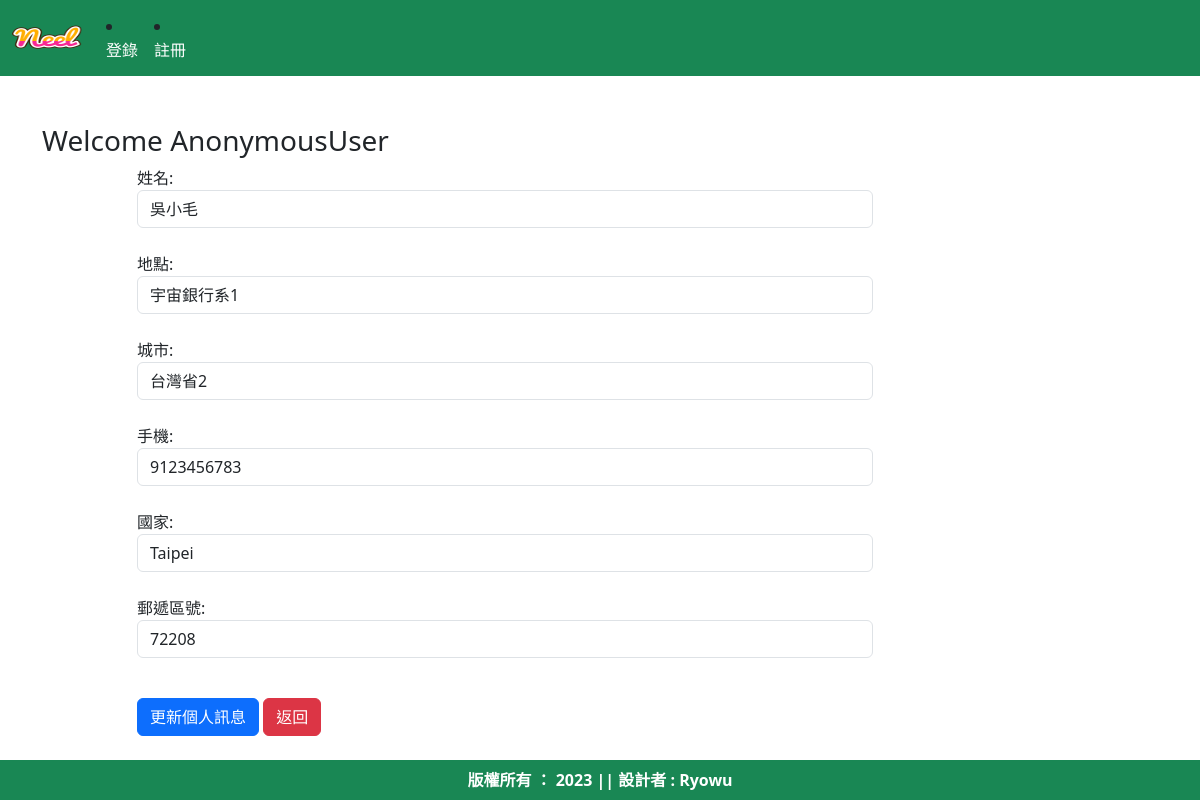
Screenshot of /updateAddress/1 with the database file from the repository.
### app/models.py (models this page shows, shortened)
class Customer(models.Model):
    user = models.ForeignKey(User,on_delete=models.CASCADE)
    name = models.CharField(max_length=200)
    locality = models.CharField(max_length=200)
    city=models.CharField(max_length=50)
    mobile = models.IntegerField(default=0)
    zipcode = models.IntegerField()
    state=models.CharField(choices=STATE_CHOICES, max_length=100)

### app/views.py (the view, shortened to what this page needs)
# urls.py: path('updateAddress/<int:pk>', views.updateAddress.as_view(),name='updateAddress'),
class updateAddress(View):
    def get(self,request,pk):
        add = Customer.objects.get(pk=pk)
        form = CustomerProfileForm(instance=add)
        return render(request,'app/updateAddress.html',locals())

### app/forms.py
class CustomerProfileForm(forms.ModelForm):
    class Meta:
        model = Customer
        fields = ['name','locality','city','mobile','state','zipcode']
        widgets={
            'name':forms.TextInput(attrs={'class': 'form-control'}),
            'locality':forms.TextInput(attrs={'class': 'form-control'}),
            'city':forms.TextInput(attrs={'class': 'form-control'}),
            'mobile':forms.NumberInput(attrs={'class': 'form-control'}),
            'state':forms.Select(attrs={'class': 'form-control'}),
            'zipcode':forms.NumberInput(attrs={'class': 'form-control'}),
        }
    def __init__(self, *args, **kwargs):
        super(CustomerProfileForm, self).__init__(*args, **kwargs)
        self.fields['name'].label = "姓名"
        self.fields['locality'].label = "地點"
        self.fields['city'].label = "城市"
        self.fields['mobile'].label = "手機"
        self.fields['state'].label = "國家"
        self.fields['zipcode'].label = "郵遞區號"

### app/templates/app/updateAddress.html (shortened to what this page needs)
{% extends 'app/base.html' %}
{% load static %}
{% block main-content %}
  <div class="container my-5">
    <div class="row">
      <h3>Welcome <span class="text-capitalize">{{request.user}}</span></h3>
      <div class="col-sm-8 offset-sm-1">
        <form action="" method="post">
          {% for fm in form %}
            {{fm.label_tag}} {{fm}} <small class="text-danger">{{fm.errors|striptags}}</small>
            <br>
          {% endfor %}
          <div class="col-12 mt-3">
            <button type="submit" class="btn btn-primary">更新個人訊息</button>
            <a type="button" href="{% url 'address' %}" class="btn btn-danger">返回</a>
          </div>
        </form>
      </div>
    </div>
  </div>
{% endblock main-content %}

### rows the page displays
Customer: form "吳小毛" "宇宙銀行系1" "台灣省2" "9123456783" "Taipei" "72208"

### other values shown
{{ request.user }} "AnonymousUser"
{{ fm.label_tag }} "姓名:" "地點:" "城市:" "手機:" "國家:" "郵遞區號:"
